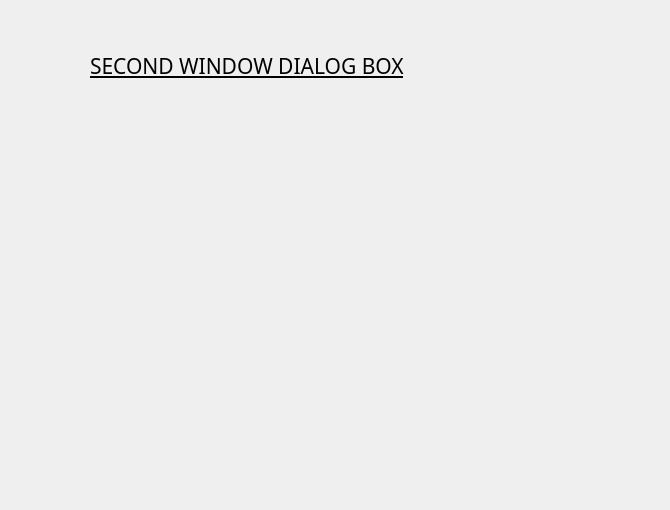
<?xml version="1.0" encoding="UTF-8"?>
<ui version="4.0">
 <class>Dialog</class>
 <widget class="QDialog" name="Dialog">
  <property name="geometry">
   <rect>
    <x>0</x>
    <y>0</y>
    <width>670</width>
    <height>510</height>
   </rect>
  </property>
  <property name="windowTitle">
   <string>Dialog</string>
  </property>
  <widget class="QLabel" name="label">
   <property name="geometry">
    <rect>
     <x>90</x>
     <y>20</y>
     <width>501</width>
     <height>91</height>
    </rect>
   </property>
   <property name="font">
    <font>
     <family>Segoe Script</family>
     <pointsize>16</pointsize>
     <underline>true</underline>
    </font>
   </property>
   <property name="text">
    <string>SECOND WINDOW DIALOG BOX</string>
   </property>
  </widget>
  <widget class="QLabel" name="label_pic2">
   <property name="geometry">
    <rect>
     <x>40</x>
     <y>120</y>
     <width>541</width>
     <height>281</height>
    </rect>
   </property>
   <property name="text">
    <string/>
   </property>
  </widget>
 </widget>
 <resources/>
 <connections/>
</ui>
